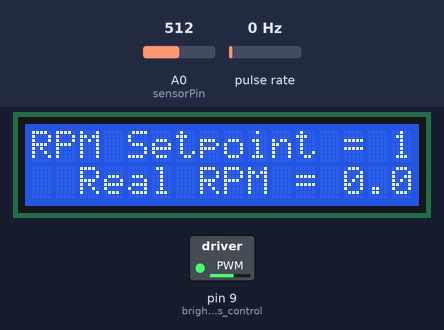
Simulated run of this program. Board: Arduino Nano, built with avr-gcc and run on an emulated ATmega328P. Parts: 16×2 character LCD, switched loads named in the program (green lamp = pin HIGH). Wiring (inferred from the names in the program): pulse sensor: data pin 2. Inputs (shaded band) come from the test bench; at power-on: A0 (sensorPin) = 512, pulse rate 0 Hz. Pins used as bus, display or sensor lines are not drawn.

Above: at 1.2 s.
1.3 s: A0 (sensorPin) set to 32
2.8 s: A0 (sensorPin) set to 27
At 3.7 s:
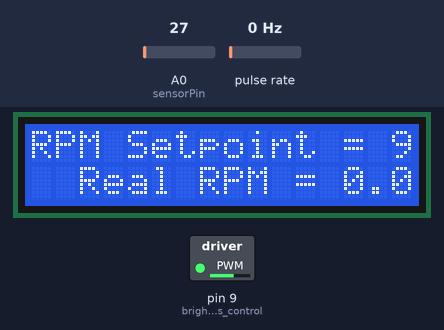
4.3 s: pulse rate (sensor on pin 2) set to 100 Hz
At 6.0 s:
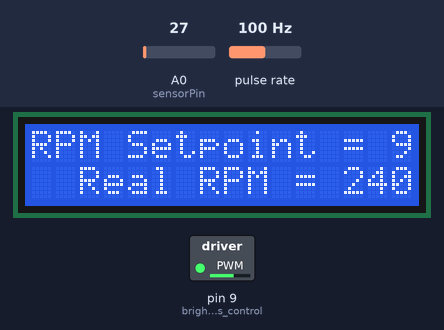
7.3 s: pulse rate (sensor on pin 2) set to 196 Hz
At 8.42 s:
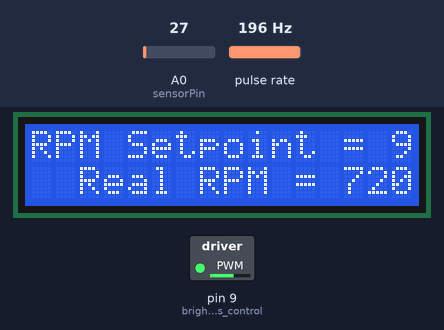
10.0 s: pulse rate (sensor on pin 2) set to 4 Hz
At 11.7 s:
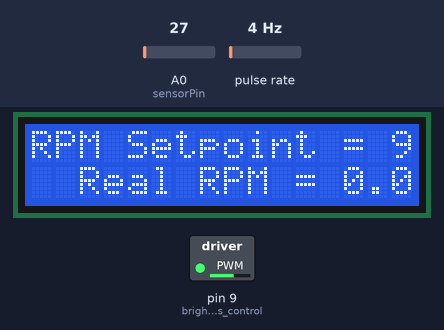
13.0 s: pulse rate (sensor on pin 2) set to 50 Hz
Timing chart, 0 to 16.0 s (numbered marks = the images above; inputs shaded):
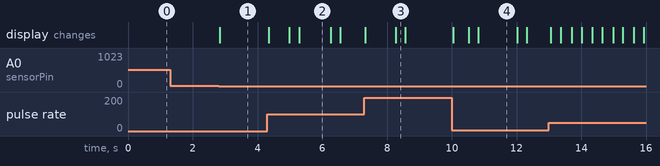

Measured:
- after the input at 1.3 s, every drawn part: stays the same
- after the input at 2.8 s, the display: changes at once (image 1)
- after the input at 4.3 s, the display: changes after 0.05 s (image 2)
- after the input at 10.0 s, the display: changes at once (image 4)
- what the display in image 2 shows lasts 1.0 s, from 5.3 s to 6.3 s
- what the display in image 4 shows lasts 1.2 s, from 10.8 s to 12.0 s

The program:

main.cpp
```cpp
#include <Arduino.h>
#include <PID_v1.h>
#include <LiquidCrystal.h> // includes the LiquidCrystal Library

// PWM singal settings
const byte motor_pin = 6; // the PWM pin the motor is attached to
int analogue_in = 0;
double motor_speed_pwm = 0; // The PWM value that will be inputted to control the speed (0-255 is the list of pwm)
int sensorPin = A0;
float effective_v = 0;
int update_interval = 10; // in ms
int display_update_interval = 20;
unsigned long timeold_display_update = 0;

// RPM
const byte encoder_pin = 2; // The pin the encoder is connected
double rpm = 0;             // rpm reading, needs to be double for PID function
unsigned int rpm_workings;
unsigned long pulses = 0; // number of pulses
unsigned long timeold = 0;
unsigned int pulsesperturn = 25; // The number of pulses per revolution depends on your index disc!!
int max_rpm = 3500;

// PID
double motor_speed_setpoint;
double Kp = 2.51; // values gotten from pid_manual tuning seemed to work fairly well
double Ki = 1.39;//
double Kd = 0.94;//
int min = 0, max = 255;
//PID myPID(&Input, &Output, &Setpoint, Kp, Ki, Kd, DIRECT);
PID myPID(&rpm, &motor_speed_pwm, &motor_speed_setpoint, Kp, Ki, Kd, DIRECT); //Specify the links and initial tuning parameters

// LCD
int Contrast=150;
LiquidCrystal lcd(1, 2, 4, 5, 6, 7); // Creates an LC object. Parameters: (rs, enable, d4, d5, d6, d7)
int brightness_control = 9;


void counter()
{
  //Update count
  pulses++;

}

// the setup routine runs once when you press reset:
void setup()
{
  // declare pin to be an output:
  pinMode(encoder_pin, INPUT);
  pinMode(motor_pin, OUTPUT);

  attachInterrupt(digitalPinToInterrupt(encoder_pin), counter, FALLING); //Triggers on FALLING (change from HIGH to LOW)

  rpm_workings = (60 * 1000) / pulsesperturn;

  // PID Controls:
  myPID.SetOutputLimits(min, max);
  myPID.SetMode(AUTOMATIC);

  // LCD
  analogWrite(brightness_control, Contrast);
  lcd.begin(16,2); // Initializes the interface to the LCD screen, and specifies the dimensions (width and height) of the display }


  Serial.begin(9600);
}

// the loop routine runs over and over again forever:
void loop()
{

  if (millis() - timeold >= update_interval)
  { //Uptade every one second, this will be equal to reading frecuency (Hz).
    //---- calculate rpm -----
    //------------------------

    detachInterrupt(digitalPinToInterrupt(encoder_pin)); //Don’t process interrupts during calculations
    rpm = (rpm_workings * pulses) / (millis() - timeold);
    //Serial.print("RPM = ");
    //Serial.println(rpm);
    pulses = 0;

    //----- write new speed from analog -----
    //---------------------------

    analogue_in = analogRead(sensorPin);
    motor_speed_setpoint = round(float(analogue_in) / 1023 * max_rpm); //*255

    //----- PID settings ----------------------
    //------------------------------------

    myPID.Compute(); //this computes what motor_speed_pwm will be set to based on PID values

    if (millis() - timeold_display_update >= display_update_interval) //update less frequency
    {
      //Serial.print("Setpoint = ");
      //Serial.print(motor_speed_setpoint);
      //Serial.println("RPM");
      //Serial.print("Real RPM = ");
      //Serial.println(rpm);

      lcd.clear(); // Clears the LCD screen

      lcd.print("RPM Setpoint = "); // Prints "Arduino" on the LCD
      lcd.print(motor_speed_setpoint);
      lcd.setCursor(2,1); // Sets the location at which subsequent text written to the LCD will be displayed
      lcd.print("Real RPM = ");
      lcd.print(rpm);
      lcd.noBlink(); // Turns off the blinking LCD cursor
      lcd.noCursor(); // Hides the LCD cursor


      //Serial.print(" ");
      //Serial.println("");

      // Print results of PID in various forms
      //Serial.print("Motor Speed PWM = ");
      //Serial.println(motor_speed_pwm);
      //Serial.println("");
      //Serial.print(" ");
      //effective_v = float(motor_speed_pwm) / 255;
      //effective_v = effective_v * 5;
      //Serial.print("Voltage Setpoint = ");
      //Serial.print(effective_v, 2);
      //Serial.println("V");
      timeold_display_update = millis();
    }
    analogWrite(motor_pin, motor_speed_pwm); // set the motor_speed_pwm

    attachInterrupt(digitalPinToInterrupt(encoder_pin), counter, FALLING); //Restart the interrupt processing do it after all the serial prints as they are slow
    timeold = millis();
  }
}
```

pid_autotune.cpp
```cpp
/* #include <Arduino.h>
#include <PID_v1.h>
#include <PID_AutoTune_v0.h>

byte ATuneModeRemember = 2;
double input = 80, output = 50, setpoint = 2000;
double kp = 2, ki = 0.5, kd = 2;

double kpmodel = 1.5, taup = 100, theta[50];
double outputStart = 5;
double aTuneStep = 50, aTuneNoise = 1, aTuneStartValue = 100;
unsigned int aTuneLookBack = 20;

boolean tuning = false; //------------------- changed this was originally false
unsigned long modelTime, serialTime;

PID myPID(&input, &output, &setpoint, kp, ki, kd, DIRECT);
PID_ATune aTune(&input, &output);

//set to false to connect to the real world
boolean useSimulation = false;

void AutoTuneHelper(boolean start)
{
    if (start)
        ATuneModeRemember = myPID.GetMode();
    else
        myPID.SetMode(ATuneModeRemember);
}

void changeAutoTune()
{
    if (!tuning)
    {
        //Set the output to the desired starting frequency.
        output = aTuneStartValue;
        aTune.SetNoiseBand(aTuneNoise);
        aTune.SetOutputStep(aTuneStep);
        aTune.SetLookbackSec((int)aTuneLookBack);
        AutoTuneHelper(true);
        tuning = true;
    }
    else
    { //cancel autotune
        aTune.Cancel();
        tuning = false;
        AutoTuneHelper(false);
    }
}

void SerialSend()
{
    Serial.print("setpoint: ");
    Serial.print(setpoint);
    Serial.print(" ");
    Serial.print("input: ");
    Serial.print(input);
    Serial.print(" ");
    Serial.print("output: ");
    Serial.print(output);
    Serial.print(" ");
    if (tuning)
    {
        Serial.println("tuning mode");
    }
    else
    {
        Serial.print("kp: ");
        Serial.print(myPID.GetKp());
        Serial.print(" ");
        Serial.print("ki: ");
        Serial.print(myPID.GetKi());
        Serial.print(" ");
        Serial.print("kd: ");
        Serial.print(myPID.GetKd());
        Serial.println();
    }
}

void SerialReceive()
{
    if (Serial.available())
    {
        char b = Serial.read();
        Serial.flush();
        if ((b == '1' && !tuning) || (b != '1' && tuning))
            changeAutoTune();
    }
}

void DoModel()
{
    //cycle the dead time
    for (byte i = 0; i < 49; i++)
    {
        theta[i] = theta[i + 1];
    }
    //compute the input
    input = (kpmodel / taup) * (theta[0] - outputStart) + input * (1 - 1 / taup) + ((float)random(-10, 10)) / 100;
}

// rpm counter
unsigned long pulses = 0; // number of pulses
const byte encoder_pin = 2;
unsigned int rpm_workings;
unsigned int pulsesperturn = 50;
unsigned long timeold = 0;
int update_interval = 30;
void counter()
{
    //Update count
    pulses++;
}

void setup()
{

    pinMode(encoder_pin, INPUT);

    attachInterrupt(digitalPinToInterrupt(encoder_pin), counter, FALLING); //Triggers on FALLING (change from HIGH to LOW)

    rpm_workings = (60 * 1000) / pulsesperturn;

    if (useSimulation)
    {
        for (byte i = 0; i < 50; i++)
        {
            theta[i] = outputStart;
        }
        modelTime = 0;
    }
    //Setup the pid
    myPID.SetMode(AUTOMATIC);

    if (tuning)
    {
        tuning = false;
        changeAutoTune();
        tuning = true;
    }

    serialTime = 0;
    Serial.begin(9600);
}

void loop()
{
    unsigned long now = millis();

    if (!useSimulation)
    { //pull the input in from the real world
        //input = analogRead(2);

        attachInterrupt(digitalPinToInterrupt(encoder_pin), counter, FALLING);
        while (millis() - now <= update_interval)
        {
        }
        detachInterrupt(digitalPinToInterrupt(encoder_pin)); //Don’t process interrupts during calculations
        input = (rpm_workings * pulses) / (millis() - now);
        pulses = 0;
    }

    if (tuning)
    {
        //Serial.println("starting tuning");
        byte val = (aTune.Runtime()); //doesn't seem to trigger
        //Serial.print("val = ");
        //Serial.println(val);
        if (val != 0)
        {
            tuning = false;
        }
        //if (!tuning)
        //{ //we're done, set the tuning parameters
            //Serial.println("Finished Tuning");
            kp = aTune.GetKp();
            ki = aTune.GetKi();
            kd = aTune.GetKd();
            Serial.println(kp);
            Serial.println(ki);
            Serial.println(kd);
            //myPID.SetTunings(kp, ki, kd);
            //AutoTuneHelper(false);
        //}
    }
    else
        myPID.Compute();

    if (useSimulation)
    {
        theta[30] = output;
        if (now >= modelTime)
        {
            modelTime += 100;
            DoModel();
        }
    }
    else
    {

        analogWrite(6, output);
    }

    //send-receive with processing if it's time
    if (millis() > serialTime)
    {
        SerialReceive();
        SerialSend();
        serialTime += 500;
    }
}
 */
```

pid_manualtune.cpp
```cpp
/* #include <Arduino.h>
#include <PID_v1.h>

// PWM singal settings
const byte motor_pin = 6; // the PWM pin the motor is attached to
int analogue_in = 0;
double motor_speed_pwm = 0; // The PWM value that will be inputted to control the speed (0-255 is the list of pwm)
float effective_v = 0;
int update_interval = 10; // in ms
int display_update_interval = 20;
unsigned long timeold_display_update = 0;

// RPM
const byte encoder_pin = 2; // The pin the encoder is connected
double rpm = 0;             // rpm reading, needs to be double for PID function
unsigned int rpm_workings;
unsigned long pulses = 0; // number of pulses
unsigned long timeold = 0;
unsigned int pulsesperturn = 50; // The number of pulses per revolution depends on your index disc!!

// PID

const byte Kp_potentiometer_pin = A0;
const byte Ki_potentiometer_pin = A1;
const byte Kd_potentiometer_pin = A2;

double motor_speed_setpoint = 2000;
double Kp = 0;      //2;
double Ki = 0;   // 1.07;
double Kd = 0;    // 0.5;
double Kp_temp = 0; //2.5
double Ki_temp = 0;
double Kd_temp = 0;

double Max_Kp = 20; //2.5
double Max_Ki = 20;
double Max_Kd = 20;

//PID myPID(&Input, &Output, &Setpoint, Kp, Ki, Kd, DIRECT);
PID myPID(&rpm, &motor_speed_pwm, &motor_speed_setpoint, Kp, Ki, Kd, DIRECT); //Specify the links and initial tuning parameters

void counter()
{
    //Update count
    pulses++;
}

// the setup routine runs once when you press reset:
void setup()
{
    // declare pin to be an output:
    //pinMode(encoder_pin, INPUT);

    pinMode(Kp_potentiometer_pin, INPUT);
    pinMode(Ki_potentiometer_pin, INPUT);
    pinMode(Kd_potentiometer_pin, INPUT);

    pinMode(motor_pin, OUTPUT);

    attachInterrupt(digitalPinToInterrupt(encoder_pin), counter, FALLING); //Triggers on FALLING (change from HIGH to LOW)

    rpm_workings = (60 * 1000) / pulsesperturn;

    // PID Controls:
    myPID.SetMode(AUTOMATIC);

    Serial.begin(9600);
}

// the loop routine runs over and over again forever:
void loop()
{

    if (millis() - timeold >= update_interval)
    {
        //---- calculate rpm -----
        //------------------------

        detachInterrupt(digitalPinToInterrupt(encoder_pin)); //Don’t process interrupts during calculations
        rpm = (rpm_workings * pulses) / (millis() - timeold);
        pulses = 0;

        //----- write new speed from analog -----
        //---------------------------

        //analogue_in = analogRead(sensorPin);
        //motor_speed_setpoint = round(float(analogue_in) / 1023 * max_rpm); //*255

        //----- PID settings ----------------------
        //-----------------------------------------

        //Serial.print("RPM_Setpoint ,");

        myPID.Compute(); //this computes what motor_speed_pwm will be set to based on PID values

        if (millis() - timeold_display_update >= display_update_interval) //update less frequency
        {
            timeold_display_update = millis();

            Kp_temp = Max_Kp * analogRead(Kp_potentiometer_pin) / 1023;
            Ki_temp = Max_Ki * analogRead(Ki_potentiometer_pin) / 1023;
            Kd_temp = Max_Kd * analogRead(Kd_potentiometer_pin) / 1023;

            if (Kp_temp != Kp || Ki_temp != Ki || Kd_temp != Kd)
            {
                Kp = Kp_temp;
                Ki = Ki_temp;
                Kd = Kd_temp;
                myPID.SetTunings(Kp, Ki, Kd);

            }
        }
        analogWrite(motor_pin, motor_speed_pwm); // set the motor_speed_pwm

        attachInterrupt(digitalPinToInterrupt(encoder_pin), counter, FALLING); //Restart the interrupt processing do it after all the serial prints as they are slow
        timeold = millis();
    }

    Serial.print(float(round(motor_speed_setpoint *100)/100, 2);
    Serial.print(",");
    Serial.print(rpm, 2);
    Serial.print(",");
    Serial.print(Kp, 2);
    Serial.print(",");
    Serial.print(Ki, 2);
    Serial.print(",");
    Serial.print(Kd, 2);
    Serial.print(",");

    Serial.println("");
}
 */
```
